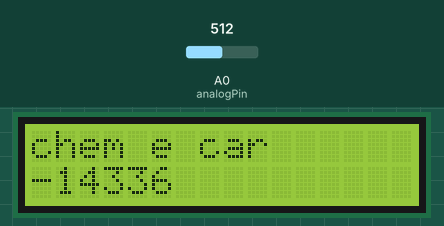
Recording of a sketch running on a simulated Arduino Uno, built with avr-gcc and run on an emulated ATmega328P. Parts: 16×2 character LCD. The inputs (shaded band) are chosen by the test bench; at power-on: A0 (analogPin) = 512. What the sketch prints to the serial monitor is not drawn.

Above: at 1.2 s.
1.3 s: A0 (analogPin) set to 716
At 2.7 s:
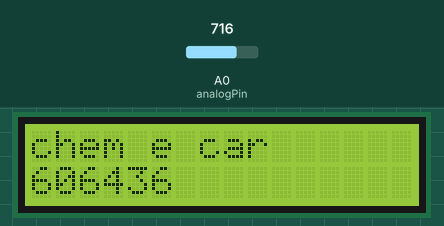
3.0 s: A0 (analogPin) set to 900
At 4.0 s:
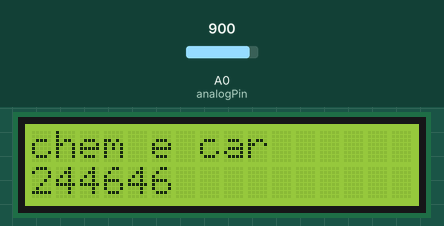
4.5 s: A0 (analogPin) set to 1023
At 5.2 s:
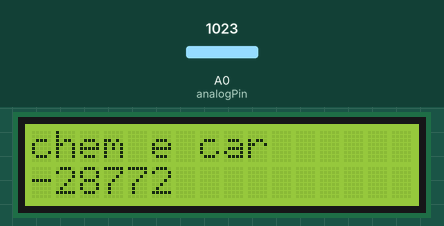
Timing chart, 0 to 7.5 s (numbered marks = the images above; inputs shaded):
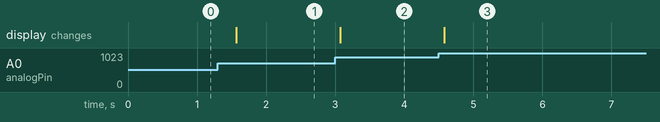

The sketch:

sketch_oct17a.ino
```cpp
#include <LiquidCrystal.h>

//LCD screen operating in 4 bit mode

const int rs = 12, en = 11, d4 = 5, d5 = 4, d6 = 3, d7 = 2;
LiquidCrystal lcd(rs, en, d4, d5, d6, d7);

//initialize pin A0 for analog input
//initialize volt variable

int analogPin = A0;
int volt = 0;

void setup() {
  Serial.begin(9600);
  pinMode(analogPin, INPUT);
  lcd.begin(16, 2);
  // Print a message to the LCD.
  lcd.print("chem e car");
}

void loop() {
  // set the cursor to column 0, line 1
  // (note: line 1 is the second row, since counting begins with 0):
  // loop analog read (scale from 0-1023) from photoresistor
  lcd.setCursor(0, 1);
  volt = analogRead(analogPin);
  lcd.print(volt * 100);
  Serial.println(volt);
  delay(500);
}
```

Measured:
- after the input at 1.3 s, the display: changes after 0.27 s (image 1)
- after the input at 3.0 s, the display: changes after 0.07 s (image 2)
- after the input at 4.5 s, the display: changes after 0.08 s (image 3)
